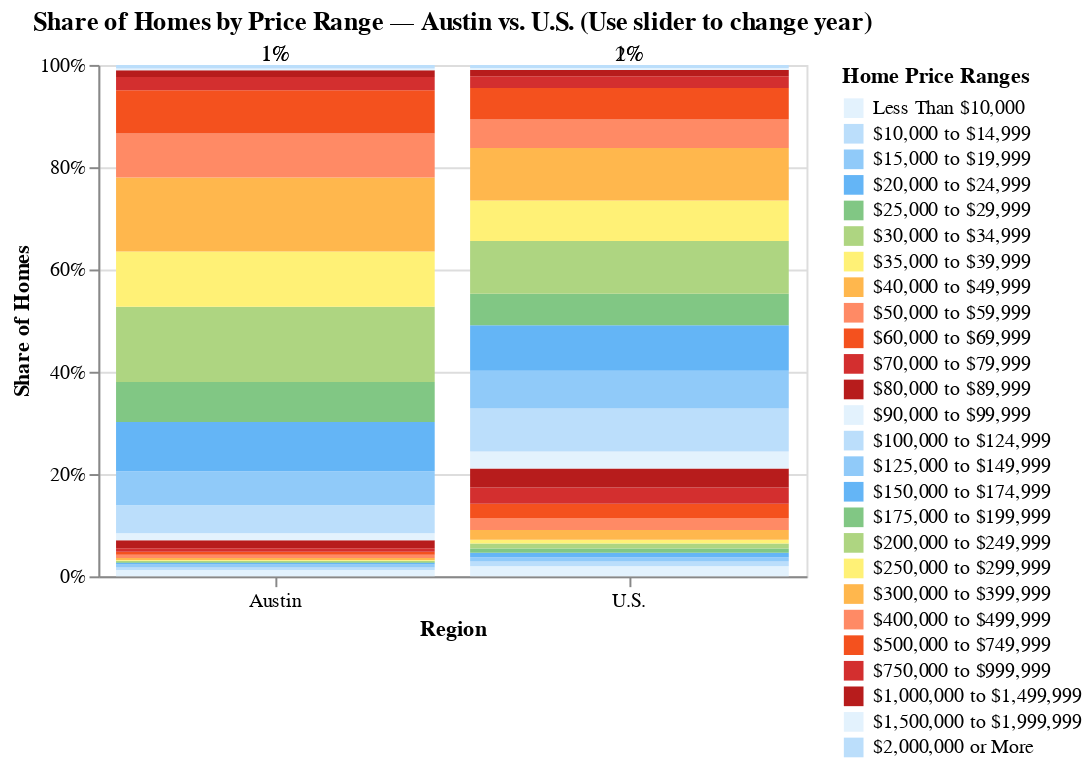

Describe this chart as a Vega-Lite specification.
### Vega-Lite specification from a JSON file in a GitHub repository (floating-point values rounded to 4 significant figures; data arrays with more than 128 entries replaced by an {"elided": "..."} marker saying what was removed)
{"$schema": "https://vega.github.io/schema/vega-lite/v5.20.1.json", "config": {"view": {"continuousHeight": 300, "continuousWidth": 300}}, "datasets": {"data-3519eeba543273b0cb9a744465fe70ed": [{"Place ID": "01000US", "Property Value by Bucket": 445742, "Property Value by Bucket Moe": 3947.0, "Value Bucket ID": 25, "bucket": "$2,000,000 or More", "bucket_order": 25, "high_bucket": "$2,000,000 or More", "low_bucket": "Less Than $10,000", "place": "United States", "region": "U.S.", "share": 0.005966, "year": 2015}, {"Place ID": "01000US", "Property Value by Bucket": 1312969, "Property Value by Bucket Moe": 9343.0, "Value Bucket ID": 25, "bucket": "$2,000,000 or More", "bucket_order": 25, "high_bucket": "$2,000,000 or More", "low_bucket": "Less Than $10,000", "place": "United States", "region": "U.S.", "share": 0.01584, "year": 2023}, {"Place ID": "16000US4805000", "Property Value by Bucket": 1085, "Property Value by Bucket Moe": 172.0, "Value Bucket ID": 25, "bucket": "$2,000,000 or More", "bucket_order": 25, "high_bucket": "$2,000,000 or More", "low_bucket": "Less Than $10,000", "place": "Austin, TX", "region": "Austin", "share": 0.006894, "year": 2015}, {"Place ID": "16000US4805000", "Property Value by Bucket": 5453, "Property Value by Bucket Moe": 602.0, "Value Bucket ID": 25, "bucket": "$2,000,000 or More", "bucket_order": 25, "high_bucket": "$2,000,000 or More", "low_bucket": "Less Than $10,000", "place": "Austin, TX", "region": "Austin", "share": 0.02787, "year": 2023}], "data-92d7f3a06b19fa2051bf912a3d4c1fdb": {"elided": "468 records"}, "data-c87bbc3f15ce630c115373221568df31": [{"Place ID": "01000US", "Property Value by Bucket": 1460217, "Property Value by Bucket Moe": 13520.0, "Value Bucket ID": 0, "bucket": "Less Than $10,000", "bucket_order": 0, "high_bucket": "$2,000,000 or More", "low_bucket": "Less Than $10,000", "place": "United States", "region": "U.S.", "share": 0.01954, "year": 2015}, {"Place ID": "01000US", "Property Value by Bucket": 1076983, "Property Value by Bucket Moe": 11610.0, "Value Bucket ID": 0, "bucket": "Less Than $10,000", "bucket_order": 0, "high_bucket": "$2,000,000 or More", "low_bucket": "Less Than $10,000", "place": "United States", "region": "U.S.", "share": 0.01299, "year": 2023}, {"Place ID": "16000US4805000", "Property Value by Bucket": 1953, "Property Value by Bucket Moe": 286.0, "Value Bucket ID": 0, "bucket": "Less Than $10,000", "bucket_order": 0, "high_bucket": "$2,000,000 or More", "low_bucket": "Less Than $10,000", "place": "Austin, TX", "region": "Austin", "share": 0.01241, "year": 2015}, {"Place ID": "16000US4805000", "Property Value by Bucket": 1354, "Property Value by Bucket Moe": 327.0, "Value Bucket ID": 0, "bucket": "Less Than $10,000", "bucket_order": 0, "high_bucket": "$2,000,000 or More", "low_bucket": "Less Than $10,000", "place": "Austin, TX", "region": "Austin", "share": 0.00692, "year": 2023}]}, "height": 260, "layer": [{"data": {"name": "data-92d7f3a06b19fa2051bf912a3d4c1fdb"}, "encoding": {"color": {"field": "bucket", "scale": {"range": ["#e3f2fd", "#bbdefb", "#90caf9", "#64b5f6", "#81c784", "#aed581", "#fff176", "#ffb74d", "#ff8a65", "#f4511e", "#d32f2f", "#b71c1c"]}, "sort": {"field": "bucket_order", "order": "ascending"}, "title": "Home Price Ranges", "type": "nominal"}, "order": {"field": "bucket_order", "type": "quantitative"}, "tooltip": [{"field": "year", "title": "Year", "type": "ordinal"}, {"field": "region", "title": "Region", "type": "nominal"}, {"field": "bucket", "title": "Price Range", "type": "nominal"}, {"field": "share", "format": ".1%", "title": "Share", "type": "quantitative"}], "x": {"axis": {"labelAngle": 0}, "field": "region", "title": "Region", "type": "nominal"}, "y": {"axis": {"format": "%"}, "field": "share", "stack": "normalize", "title": "Share of Homes", "type": "quantitative"}}, "mark": {"type": "bar"}, "name": "view_2", "transform": [{"filter": {"param": "Year"}}]}, {"data": {"name": "data-c87bbc3f15ce630c115373221568df31"}, "encoding": {"detail": {"field": "bucket", "type": "nominal"}, "text": {"field": "share", "format": ".0%", "type": "quantitative"}, "x": {"field": "region", "type": "nominal"}, "y": {"field": "share", "stack": "normalize", "type": "quantitative"}}, "mark": {"color": "black", "dx": 0, "dy": -5, "size": 11, "type": "text"}, "transform": [{"filter": "((datum.year === 2015) || (datum.year === 2023))"}, {"filter": {"param": "Year"}}]}, {"data": {"name": "data-3519eeba543273b0cb9a744465fe70ed"}, "encoding": {"detail": {"field": "bucket", "type": "nominal"}, "text": {"field": "share", "format": ".0%", "type": "quantitative"}, "x": {"field": "region", "type": "nominal"}, "y": {"field": "share", "stack": "normalize", "type": "quantitative"}}, "mark": {"color": "black", "dx": 0, "dy": -5, "size": 11, "type": "text"}, "transform": [{"filter": "((datum.year === 2015) || (datum.year === 2023))"}, {"filter": {"param": "Year"}}]}], "params": [{"bind": {"input": "range", "max": 2023, "min": 2015, "step": 1}, "name": "Year", "select": {"fields": ["year"], "type": "point"}, "value": {"year": 2015}, "views": ["view_2"]}], "title": "Share of Homes by Price Range — Austin vs. U.S. (Use slider to change year)", "width": 360}
